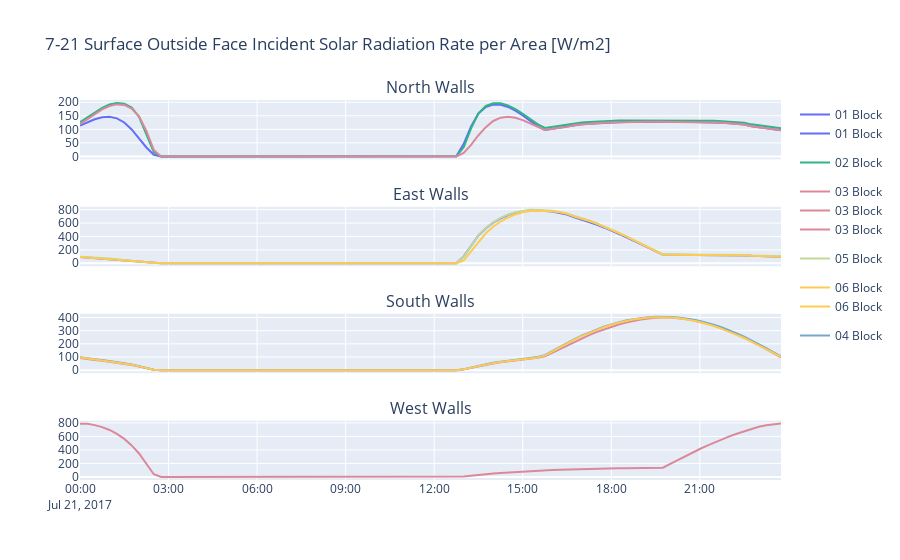

Notebook code cell kept with this figure:
### Code cell
su = SurfaceData(plt)
su.create_fig('surf_incident_solar_rad7-21')
